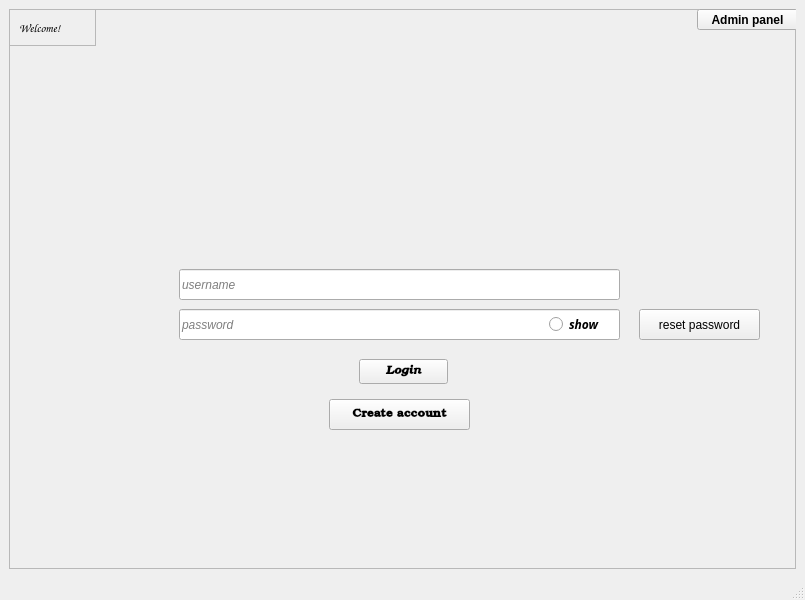
<?xml version="1.0" encoding="UTF-8"?>
<ui version="4.0">
 <class>Library</class>
 <widget class="QMainWindow" name="Library">
  <property name="geometry">
   <rect>
    <x>0</x>
    <y>0</y>
    <width>805</width>
    <height>600</height>
   </rect>
  </property>
  <property name="windowTitle">
   <string>Library</string>
  </property>
  <property name="autoFillBackground">
   <bool>false</bool>
  </property>
  <widget class="QWidget" name="centralwidget">
   <layout class="QVBoxLayout" name="verticalLayout">
    <item>
     <widget class="QFrame" name="frame">
      <property name="statusTip">
       <string/>
      </property>
      <property name="frameShape">
       <enum>QFrame::StyledPanel</enum>
      </property>
      <property name="frameShadow">
       <enum>QFrame::Raised</enum>
      </property>
      <widget class="QFrame" name="frame_2">
       <property name="geometry">
        <rect>
         <x>0</x>
         <y>0</y>
         <width>87</width>
         <height>37</height>
        </rect>
       </property>
       <property name="font">
        <font>
         <family>Z003</family>
         <italic>true</italic>
        </font>
       </property>
       <property name="frameShape">
        <enum>QFrame::StyledPanel</enum>
       </property>
       <property name="frameShadow">
        <enum>QFrame::Raised</enum>
       </property>
       <layout class="QHBoxLayout" name="horizontalLayout">
        <item>
         <widget class="QLabel" name="label">
          <property name="text">
           <string>Welcome!</string>
          </property>
         </widget>
        </item>
       </layout>
      </widget>
      <widget class="QPushButton" name="Login">
       <property name="geometry">
        <rect>
         <x>350</x>
         <y>350</y>
         <width>89</width>
         <height>25</height>
        </rect>
       </property>
       <property name="font">
        <font>
         <family>URW Bookman</family>
         <italic>true</italic>
         <bold>true</bold>
        </font>
       </property>
       <property name="styleSheet">
        <string notr="true"/>
       </property>
       <property name="text">
        <string>Login</string>
       </property>
      </widget>
      <widget class="QPushButton" name="Create_acc">
       <property name="geometry">
        <rect>
         <x>320</x>
         <y>390</y>
         <width>141</width>
         <height>31</height>
        </rect>
       </property>
       <property name="font">
        <font>
         <family>URW Bookman</family>
         <bold>true</bold>
        </font>
       </property>
       <property name="text">
        <string>Create account</string>
       </property>
      </widget>
      <widget class="QLineEdit" name="username_in">
       <property name="geometry">
        <rect>
         <x>170</x>
         <y>260</y>
         <width>441</width>
         <height>31</height>
        </rect>
       </property>
       <property name="font">
        <font>
         <italic>true</italic>
        </font>
       </property>
       <property name="toolTip">
        <string>&lt;html&gt;&lt;head/&gt;&lt;body&gt;&lt;p&gt;username&lt;/p&gt;&lt;p&gt;&lt;br/&gt;&lt;/p&gt;&lt;/body&gt;&lt;/html&gt;</string>
       </property>
       <property name="statusTip">
        <string extracomment="username"/>
       </property>
       <property name="text">
        <string/>
       </property>
       <property name="readOnly">
        <bool>false</bool>
       </property>
       <property name="placeholderText">
        <string>username</string>
       </property>
      </widget>
      <widget class="QLineEdit" name="pass_in">
       <property name="geometry">
        <rect>
         <x>170</x>
         <y>300</y>
         <width>441</width>
         <height>31</height>
        </rect>
       </property>
       <property name="font">
        <font>
         <italic>true</italic>
        </font>
       </property>
       <property name="text">
        <string/>
       </property>
       <property name="echoMode">
        <enum>QLineEdit::Password</enum>
       </property>
       <property name="placeholderText">
        <string>password</string>
       </property>
      </widget>
      <widget class="QPushButton" name="admin_rdr">
       <property name="geometry">
        <rect>
         <x>688</x>
         <y>0</y>
         <width>101</width>
         <height>21</height>
        </rect>
       </property>
       <property name="font">
        <font>
         <bold>true</bold>
        </font>
       </property>
       <property name="text">
        <string>Admin panel</string>
       </property>
      </widget>
      <widget class="QLabel" name="label_2">
       <property name="geometry">
        <rect>
         <x>-10</x>
         <y>-10</y>
         <width>801</width>
         <height>601</height>
        </rect>
       </property>
       <property name="text">
        <string/>
       </property>
       <property name="pixmap">
        <pixmap resource="../../images/login_image.qrc">:/new/prefix1/pngtree-an-old-bookcase-in-a-library-image_2642908.jpg</pixmap>
       </property>
       <property name="scaledContents">
        <bool>true</bool>
       </property>
      </widget>
      <widget class="QRadioButton" name="radioButton">
       <property name="geometry">
        <rect>
         <x>540</x>
         <y>300</y>
         <width>71</width>
         <height>31</height>
        </rect>
       </property>
       <property name="font">
        <font>
         <family>Ubuntu Condensed</family>
         <italic>true</italic>
         <bold>true</bold>
        </font>
       </property>
       <property name="text">
        <string>show</string>
       </property>
      </widget>
      <widget class="QToolButton" name="pReset">
       <property name="geometry">
        <rect>
         <x>630</x>
         <y>300</y>
         <width>121</width>
         <height>31</height>
        </rect>
       </property>
       <property name="text">
        <string>reset password</string>
       </property>
      </widget>
      <zorder>label_2</zorder>
      <zorder>frame_2</zorder>
      <zorder>Login</zorder>
      <zorder>Create_acc</zorder>
      <zorder>username_in</zorder>
      <zorder>pass_in</zorder>
      <zorder>admin_rdr</zorder>
      <zorder>radioButton</zorder>
      <zorder>pReset</zorder>
     </widget>
    </item>
   </layout>
  </widget>
  <widget class="QStatusBar" name="statusbar"/>
 </widget>
 <resources>
  <include location="../../images/login_image.qrc"/>
 </resources>
 <connections/>
</ui>
